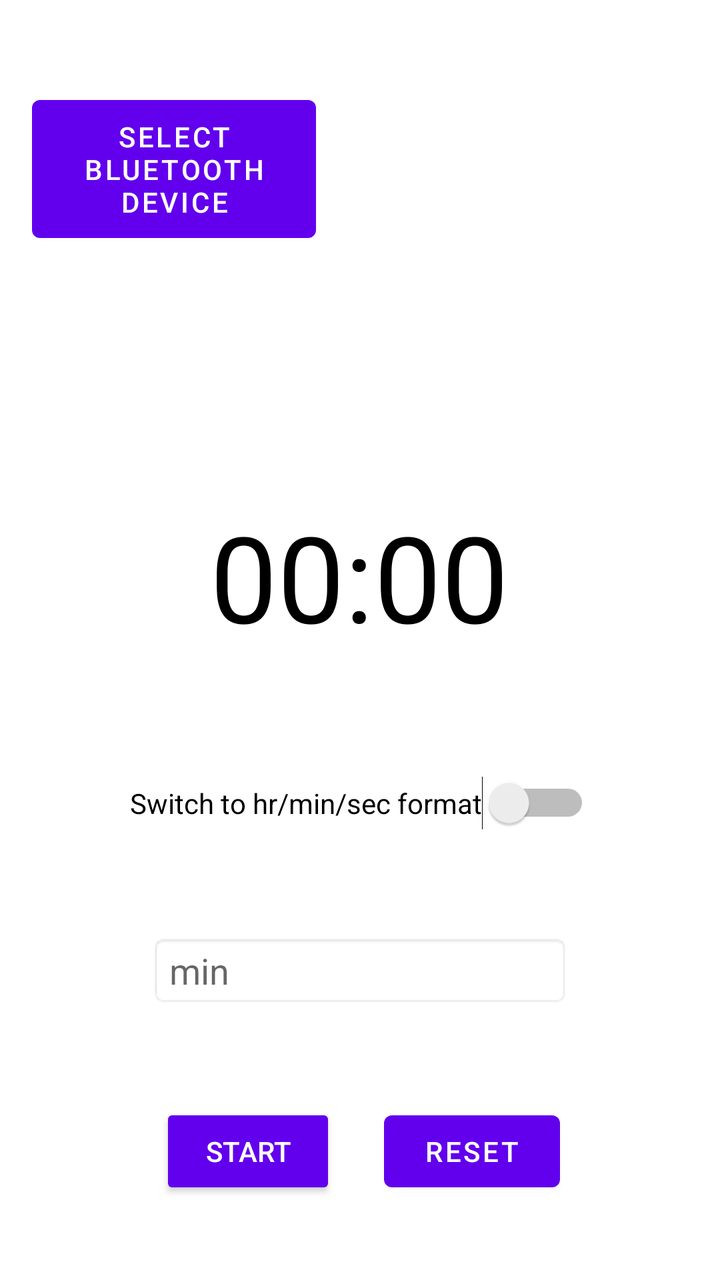
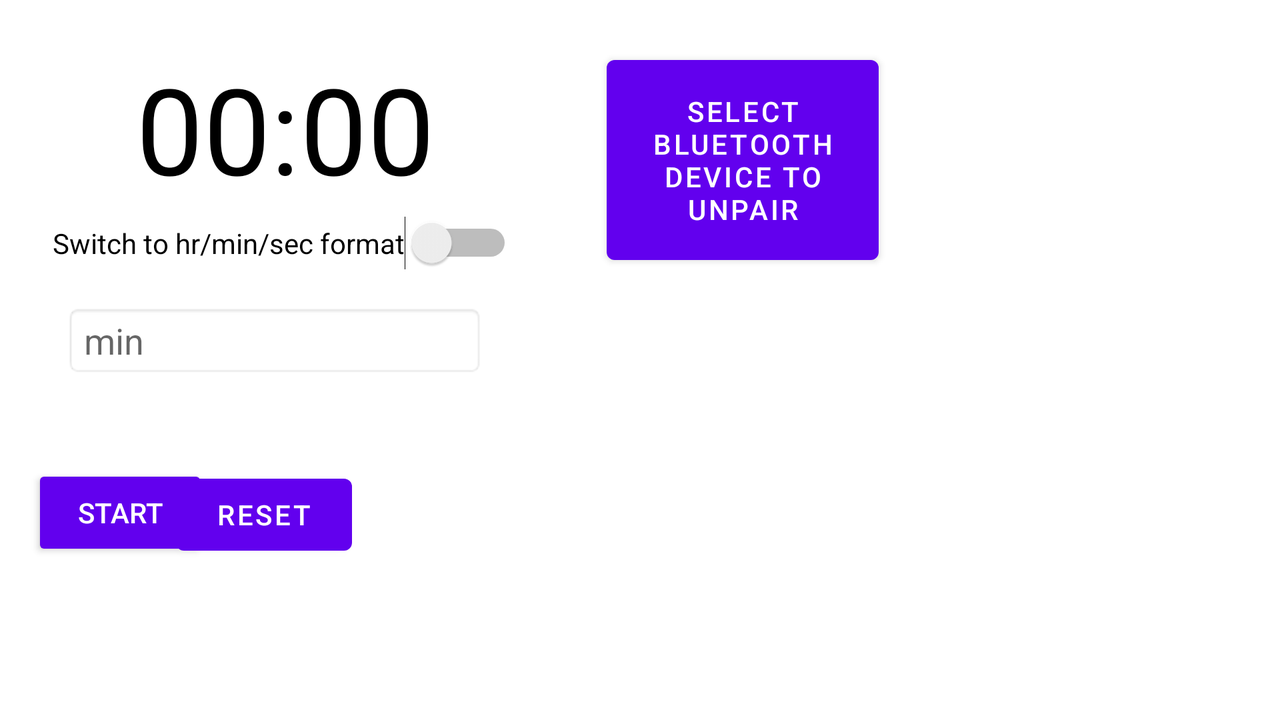

Compare how this app lays out the same screen by default and in its alternative resource folder. The renders come first, then the two layout files and the values they reference.
<!-- AndroidManifest.xml: application theme Theme.BluetoothTimer -->
<!-- res/layout/activity_main.xml -->
<?xml version="1.0" encoding="utf-8"?>
<androidx.constraintlayout.widget.ConstraintLayout xmlns:android="http://schemas.android.com/apk/res/android"
    xmlns:app="http://schemas.android.com/apk/res-auto"
    xmlns:tools="http://schemas.android.com/tools"
    android:id="@+id/relativeLayout"
    android:layout_width="match_parent"
    android:layout_height="match_parent"
    tools:context=".MainActivity">

    <TextView
        android:id="@+id/textview_countdown"
        android:layout_width="wrap_content"
        android:layout_height="wrap_content"
        android:layout_marginTop="32dp"
        android:text="@string/_00_00"
        android:textColor="@color/black"
        android:textSize="60sp"
        app:layout_constraintEnd_toEndOf="parent"
        app:layout_constraintHorizontal_bias="0.498"
        app:layout_constraintStart_toStartOf="parent"
        app:layout_constraintTop_toBottomOf="@+id/devices_list" />

    <Button
        android:id="@+id/start_pause"
        style="@style/Widget.AppCompat.Button"
        android:layout_width="wrap_content"
        android:layout_height="wrap_content"
        android:layout_marginStart="80dp"
        android:layout_marginTop="48dp"
        android:text="Start"
        app:layout_constraintBottom_toBottomOf="parent"
        app:layout_constraintStart_toStartOf="parent"
        app:layout_constraintTop_toBottomOf="@+id/minutesInput"
        app:layout_constraintVertical_bias="0.008" />

    <Button
        android:id="@+id/reset_btn"
        android:layout_width="wrap_content"
        android:layout_height="wrap_content"
        android:layout_marginTop="48dp"
        android:layout_marginEnd="80dp"
        android:text="Reset"
        android:visibility="invisible"
        app:layout_constraintBottom_toBottomOf="parent"
        app:layout_constraintEnd_toEndOf="parent"
        app:layout_constraintTop_toBottomOf="@+id/minutesInput"
        app:layout_constraintVertical_bias="0.008"
        tools:visibility="visible" />

    <EditText
        android:id="@+id/minutesInput"
        android:layout_width="wrap_content"
        android:layout_height="wrap_content"
        android:layout_marginTop="52dp"
        android:background="@android:drawable/editbox_background_normal"
        android:ems="10"
        android:hint="min"
        android:inputType="number"
        android:textAlignment="textStart"
        android:textColor="#191616"
        app:layout_constraintEnd_toEndOf="parent"
        app:layout_constraintStart_toStartOf="parent"
        app:layout_constraintTop_toBottomOf="@+id/switch_format" />

    <Button
        android:id="@+id/select_bt_btn"
        android:layout_width="142dp"
        android:layout_height="81dp"
        android:layout_marginStart="16dp"
        android:layout_marginTop="44dp"
        android:text="Select Bluetooth device"
        app:layout_constraintStart_toStartOf="parent"
        app:layout_constraintTop_toTopOf="parent" />

    <ListView
        android:id="@+id/devices_list"
        android:layout_width="224dp"
        android:layout_height="197dp"
        android:layout_marginStart="35dp"
        android:layout_marginTop="19dp"
        android:layout_marginEnd="19dp"
        android:visibility="visible"
        app:layout_constraintEnd_toEndOf="parent"
        app:layout_constraintStart_toEndOf="@+id/select_bt_btn"
        app:layout_constraintTop_toTopOf="parent" />

    <Switch
        android:id="@+id/switch_format"
        android:layout_width="wrap_content"
        android:layout_height="wrap_content"
        android:layout_marginTop="60dp"
        android:text="Switch to hr/min/sec format"
        app:layout_constraintEnd_toEndOf="parent"
        app:layout_constraintStart_toStartOf="parent"
        app:layout_constraintTop_toBottomOf="@+id/textview_countdown"
        tools:ignore="UseSwitchCompatOrMaterialXml" />

    <Button
        android:id="@+id/test"
        android:layout_width="wrap_content"
        android:layout_height="wrap_content"
        android:layout_marginTop="36dp"
        android:text="BT socket(connect/disconnect test)"
        android:visibility="invisible"
        app:layout_constraintEnd_toEndOf="parent"
        app:layout_constraintStart_toStartOf="parent"
        app:layout_constraintTop_toBottomOf="@+id/start_pause" />


</androidx.constraintlayout.widget.ConstraintLayout>
<!-- resources referenced by this layout -->
<resources>
  <string name="_00_00">00:00</string>
  <style name="Theme.BluetoothTimer" parent="Theme.MaterialComponents.DayNight.DarkActionBar">
          
          <item name="colorPrimary">@color/purple_500</item>
          <item name="colorPrimaryVariant">@color/purple_700</item>
          <item name="colorOnPrimary">@color/white</item>
          
          <item name="colorSecondary">@color/teal_200</item>
          <item name="colorSecondaryVariant">@color/teal_700</item>
          <item name="colorOnSecondary">@color/black</item>
          
          <item name="android:statusBarColor" tools:targetApi="l">?attr/colorPrimaryVariant</item>
          
      </style>
</resources>
<!-- res/layout-land/activity_main.xml (the repository's variant of the layout above) -->
<!-- drawn on the phone turned sideways -->
<?xml version="1.0" encoding="utf-8"?>
<androidx.constraintlayout.widget.ConstraintLayout xmlns:android="http://schemas.android.com/apk/res/android"
    xmlns:app="http://schemas.android.com/apk/res-auto"
    xmlns:tools="http://schemas.android.com/tools"
    android:id="@+id/relativeLayout"
    android:layout_width="match_parent"
    android:layout_height="match_parent"
    tools:context=".MainActivity">

    <TextView
        android:id="@+id/textview_countdown"
        android:layout_width="wrap_content"
        android:layout_height="wrap_content"
        android:layout_marginStart="68dp"
        android:layout_marginTop="24dp"
        android:layout_marginBottom="4dp"
        android:text="@string/_00_00"
        android:textColor="@color/black"
        android:textSize="60sp"
        app:layout_constraintBottom_toTopOf="@+id/switch_format"
        app:layout_constraintStart_toStartOf="parent"
        app:layout_constraintTop_toTopOf="parent" />

    <Button
        android:id="@+id/start_pause"
        style="@style/Widget.AppCompat.Button"
        android:layout_width="wrap_content"
        android:layout_height="wrap_content"
        android:layout_marginStart="16dp"
        android:layout_marginTop="44dp"
        android:text="Start"
        app:layout_constraintStart_toStartOf="parent"
        app:layout_constraintTop_toBottomOf="@+id/minutesInput" />

    <Button
        android:id="@+id/reset_btn"
        android:layout_width="wrap_content"
        android:layout_height="wrap_content"
        android:layout_marginTop="45dp"
        android:layout_marginEnd="464dp"
        android:text="Reset"
        android:visibility="invisible"
        app:layout_constraintEnd_toEndOf="parent"
        app:layout_constraintTop_toBottomOf="@+id/minutesInput"
        tools:visibility="visible" />

    <EditText
        android:id="@+id/minutesInput"
        android:layout_width="wrap_content"
        android:layout_height="wrap_content"
        android:layout_marginTop="17dp"
        android:background="@android:drawable/editbox_background_normal"
        android:ems="10"
        android:hint="min"
        android:inputType="number"
        android:textAlignment="textStart"
        android:textColor="#191616"
        app:layout_constraintEnd_toEndOf="parent"
        app:layout_constraintHorizontal_bias="0.075"
        app:layout_constraintStart_toStartOf="parent"
        app:layout_constraintTop_toBottomOf="@+id/switch_format" />

    <Button
        android:id="@+id/select_bt_btn"
        android:layout_width="136dp"
        android:layout_height="112dp"
        android:layout_marginStart="47dp"
        android:layout_marginTop="24dp"
        android:text="Select Bluetooth device to unpair"
        app:layout_constraintStart_toEndOf="@+id/switch_format"
        app:layout_constraintTop_toTopOf="parent" />

    <ListView
        android:id="@+id/devices_list"
        android:layout_width="224dp"
        android:layout_height="197dp"
        android:layout_marginStart="35dp"
        android:layout_marginTop="24dp"
        android:layout_marginEnd="19dp"
        android:visibility="visible"
        app:layout_constraintEnd_toEndOf="parent"
        app:layout_constraintHorizontal_bias="0.903"
        app:layout_constraintStart_toEndOf="@+id/select_bt_btn"
        app:layout_constraintTop_toTopOf="parent" />

    <Switch
        android:id="@+id/switch_format"
        android:layout_width="wrap_content"
        android:layout_height="wrap_content"
        android:layout_marginTop="4dp"
        android:text="Switch to hr/min/sec format"
        app:layout_constraintEnd_toEndOf="parent"
        app:layout_constraintHorizontal_bias="0.064"
        app:layout_constraintStart_toStartOf="parent"
        app:layout_constraintTop_toBottomOf="@+id/textview_countdown"
        tools:ignore="UseSwitchCompatOrMaterialXml" />


</androidx.constraintlayout.widget.ConstraintLayout>
